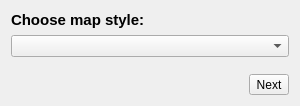
<?xml version="1.0" encoding="UTF-8"?>
<ui version="4.0">
 <class>chStyleWidget</class>
 <widget class="QWidget" name="chStyleWidget">
  <property name="geometry">
   <rect>
    <x>0</x>
    <y>0</y>
    <width>300</width>
    <height>106</height>
   </rect>
  </property>
  <property name="windowTitle">
   <string>Form</string>
  </property>
  <layout class="QVBoxLayout" name="verticalLayout">
   <item>
    <widget class="QLabel" name="label">
     <property name="font">
      <font>
       <pointsize>12</pointsize>
       <weight>75</weight>
       <bold>true</bold>
      </font>
     </property>
     <property name="text">
      <string>&lt;html&gt;&lt;head/&gt;&lt;body&gt;&lt;p&gt;&lt;span style=&quot; font-size:11pt;&quot;&gt;Choose map style:&lt;/span&gt;&lt;/p&gt;&lt;/body&gt;&lt;/html&gt;</string>
     </property>
    </widget>
   </item>
   <item>
    <widget class="QComboBox" name="cbStyles"/>
   </item>
   <item>
    <spacer name="verticalSpacer">
     <property name="orientation">
      <enum>Qt::Vertical</enum>
     </property>
     <property name="sizeHint" stdset="0">
      <size>
       <width>20</width>
       <height>40</height>
      </size>
     </property>
    </spacer>
   </item>
   <item>
    <layout class="QHBoxLayout" name="horizontalLayout">
     <item>
      <spacer name="horizontalSpacer">
       <property name="orientation">
        <enum>Qt::Horizontal</enum>
       </property>
       <property name="sizeHint" stdset="0">
        <size>
         <width>40</width>
         <height>20</height>
        </size>
       </property>
      </spacer>
     </item>
     <item>
      <widget class="QToolButton" name="tbNext">
       <property name="text">
        <string>Next</string>
       </property>
      </widget>
     </item>
    </layout>
   </item>
  </layout>
 </widget>
 <resources/>
 <connections/>
</ui>
